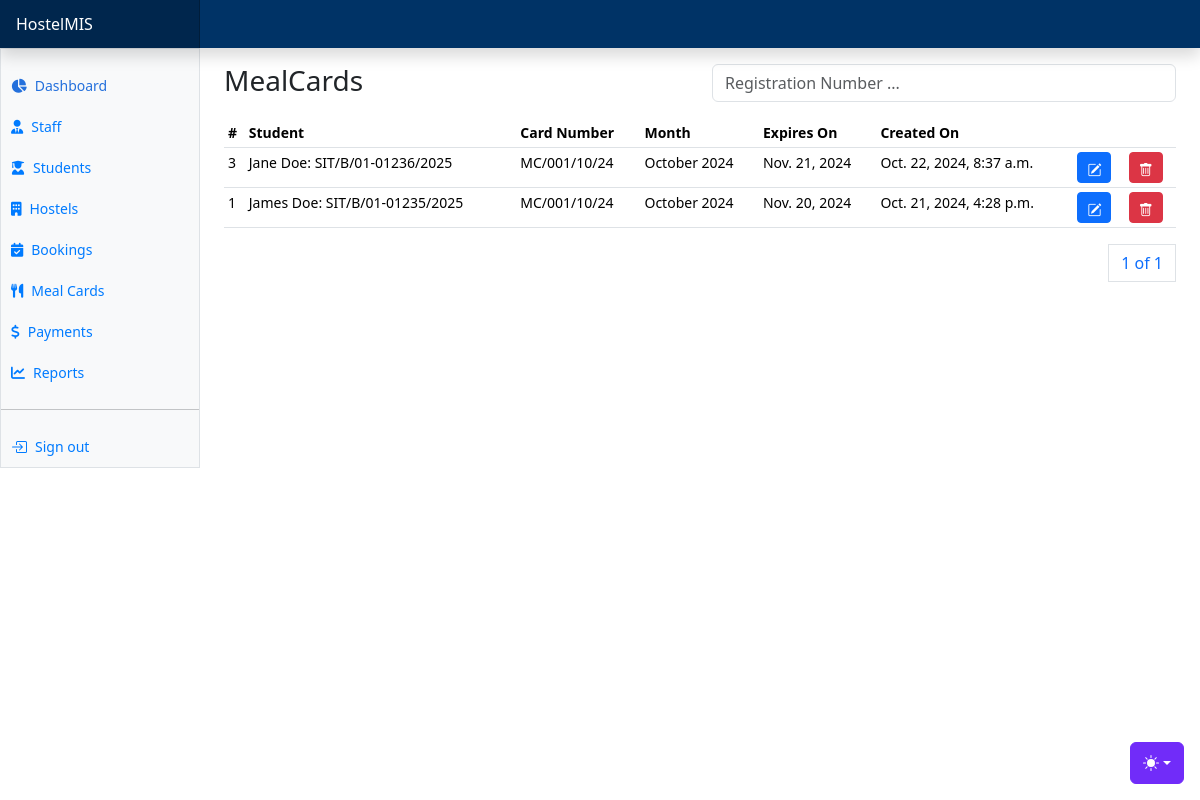
Screenshot of /students/meal-cards/ with the database file from the repository.
### apps/students/models.py (models this page shows, shortened)
class MealCard(AbsoluteBaseModel):
    student = models.ForeignKey("students.Student", on_delete=models.CASCADE)
    card_number = models.CharField(max_length=255)
    month = models.CharField(max_length=255, choices=months, default=month_name)
    year = models.IntegerField(default=date_today.year)
    expiry_date = models.DateField()

class Student(AbsoluteBaseModel):
    user = models.OneToOneField("users.User", on_delete=models.CASCADE)
    registration_number = models.CharField(max_length=255)
    guardian_name = models.CharField(max_length=255, null=True)
    guardian_phone_number = models.CharField(max_length=255, null=True)
    status = models.CharField(max_length=255, choices=STUDENT_STATUS_CHOICES)
    room_assigned = models.ForeignKey("hostels.HostelRoom", on_delete=models.CASCADE, null=True)
    hostel_assigned = models.ForeignKey("hostels.Hostel", on_delete=models.CASCADE, null=True, related_name="hostelstudents")
    def __str__(self):
        return (
            f"{self.user.first_name} {self.user.last_name}: {self.registration_number}"
        )

### apps/users/models.py (models this page shows, shortened)
class User(AbstractUser, AbsoluteBaseModel):
    role = models.ForeignKey(UserRole, on_delete=models.CASCADE, null=True)
    gender = models.CharField(max_length=10, choices=GENDER_CHOICES)
    phone_number = models.CharField(max_length=255)
    address = models.CharField(max_length=255, null=True)
    city = models.CharField(max_length=255, null=True)
    country = models.CharField(max_length=255, null=True)
    date_of_birth = models.DateField(default="1999-10-10")

### apps/students/views.py (the view)
# urls.py: path("meal-cards/", meal_cards, name="meal-cards"),
def meal_cards(request):
    meal_cards = MealCard.objects.all().order_by("-created_on")
    paginator = Paginator(meal_cards, 7)
    page_number = request.GET.get("page")
    page_obj = paginator.get_page(page_number)
    context = {"page_obj": page_obj, "months": months}
    return render(request, "mealcards/mealcards.html", context)

### templates/mealcards/mealcards.html (shortened to what this page needs)
{% extends "base.html" %}
{% block content %}
<div class="row">
    <div class="col">
        <h3>MealCards</h3>
    </div>
    <div class="col">
      <form method="POST">
        <div class="input-group mb-3">
            <div class="col">
              <input type="text" class="form-control" name="search_text" id="search_text" placeholder="Registration Number ...">
            </div>
          </div>
      </form>
    </div>
</div>
      <div class="table-responsive small">
        <table class="table table-sm">
          <thead>
            <tr>
              <th scope="col">#</th>
              <th scope="col">Student</th>
              <th scope="col">Card Number</th>
              <th scope="col">Month</th>
              <th scope="col">Expires On</th>
              <th scope="col">Created On</th>
              <th scope="col" colspan="2"></th>
            </tr>
          </thead>
          <tbody>
            {% for mealcard in page_obj %}
            <tr>
              <td>{{mealcard.id}}</td>
              <td>{{mealcard.student}}</td>
              <td>{{mealcard.card_number}}</td>
              <td>{{mealcard.month}} {{mealcard.year}}</td>
              <td>{{mealcard.expiry_date}}</td>
              <td>{{mealcard.created_on}}</td>
              <td><a class="btn btn-primary btn-sm" data-bs-toggle="modal" data-bs-target="#editMealCardModal{{ mealcard.id }}">
                <i class="bi bi-pencil-square"></i>
              </a></td>
              <td><a class="btn btn-danger btn-sm" data-bs-toggle="modal" data-bs-target="#deleteMealCardModal{{ mealcard.id }}">
                <i class="bi bi-trash"></i>
              </a></td>
            </tr>
            {% endfor %}
          </tbody>
        </table>
        <div>
          <nav aria-label="Page navigation example">
            <ul class="pagination justify-content-end">
              <a class="page-link" href="#">{{ page_obj.number }} of {{ page_obj.paginator.num_pages }}</a>
            </ul>
          </nav>
        </div>
      </div>
{% endblock content %}

### static/dashboard.css (style rules this page uses)
.bi { display: inline-block; width: 1rem; height: 1rem; }

### templates/base.html (style rules this page uses)
.bi { vertical-align: -.125em; fill: currentColor; }

### rows the page displays
MealCard: id "3", student "Jane Doe: SIT/B/01-01236/2025", card_number "MC/001/10/24", month "October", year "2024", expiry_date "Nov. 21, 2024", created_on "Oct. 22, 2024, 8:37 a.m."
MealCard: id "1", student "James Doe: SIT/B/01-01235/2025", card_number "MC/001/10/24", month "October", year "2024", expiry_date "Nov. 20, 2024", created_on "Oct. 21, 2024, 4:28 p.m."

### other values shown
{{ page_obj.number }} "1"
{{ page_obj.paginator.num_pages }} "1"
